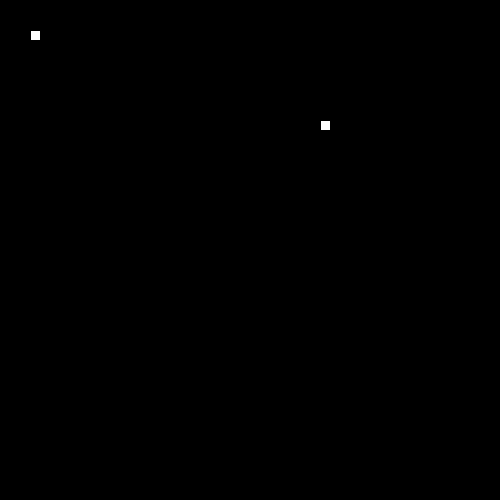
Frame 1 (no input)
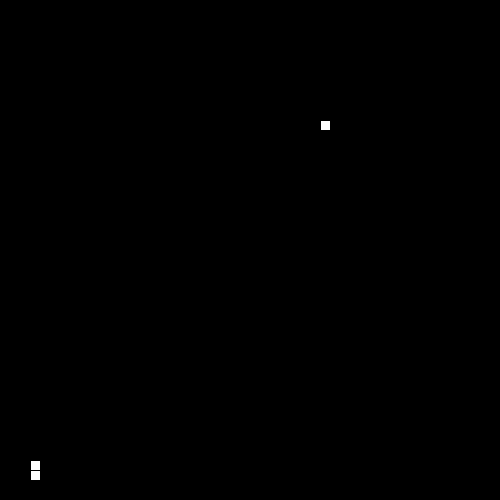
Frame 60 (the mouse pressed at the canvas centre just before this capture)
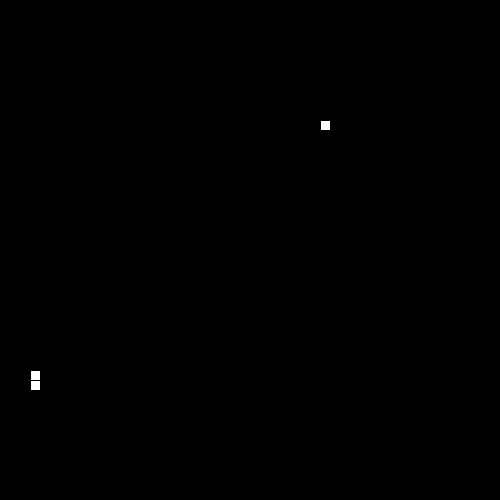
Frame 120 (the mouse held since frame 60 and released just before this capture)

The Processing sketch that drew these frames (run headless with seeded random() and noise(); from frame 60 on, the mouse is pressed at the canvas centre):

// Processing sketch: SnakeRecipe
// ── SnakeRecipe.pde

// 1. Follow the recipe instructions inside the Segment class.

// The Segment class will be used to represent each part of the moving snake.

class Segment {

  //2. Create x and y member variables to hold the location of each segment.
int x;
int y;
  // 3. Add a constructor with parameters to initialize each variable.
Segment(int x, int y){
  this.x = x;
  this.y = y;
}
void setX(int x){
  this.x = x;
}

void setY(int y){
 this.y = y; 
}

int getX(){
  return x;
}
int getY(){
  return y;
}

  // 4. Add getter and setter methods for both the x and y member variables.
}
// 5. Create (but do not initialize) a Segment variable to hold the head of the Snake
Segment head;

// 6. Create and initialize a String to hold the direction of your snake e.g. "up"
String dir = "up";


// 7. Create and initialize a variable to hold how many pieces of food the snake has eaten.
// give it a value of 1 to start.
int food = 1;


// 8. Create and initialize foodX and foodY variables to hold the location of the food.
int foodX = ((int)random(50)*10);
int foodY = ((int)random(50)*10);

// (Hint: use the random method to set both the x and y to random locations within the screen size (500 by 500).)

//int foodX = ((int)random(50)*10);



void setup() {

  // 9. Set the size of your sketch (500 by 500).

  size(500, 500);


  // 10. initialize your head to a new segment.
head = new Segment(30, 30);

  // 11. Use the frameRate(int rate) method to set the rate to 20.
   frameRate(20);
}


void draw() {

  background(0);


  //12. Call the manageTail, drawFood, drawSnake, move, and collision methods.
  manageTail();
  drawFood();
  drawSnake();
  move();
  collision();
}


// 13. Complete the drawFood method below. (Hint: each piece of food should be a 10 by 10 rectangle).

void drawFood() {
  rect(foodX,foodY,10,10);
  
}


//14. Draw the snake head (use a 10 by 10 rectangle)

void drawSnake() {
  rect(head.getX(),head.getY(),10,10);

  //test your code
}


// 15. Complete the move method below.

void move() {
  // 16. Using a switch statement, make your snake head move by 10 pixels in the correct direction.
  //This is an incomplete switch statement:
  
  switch(dir) {
  case "up":
    head.y = head.y - 10;
    break;
  case "down":
    head.y = head.y + 10;
    break;
  case "left":
   head.x = head.x - 10;
    break;
  case "right":
    head.x = head.x + 10; 
    break;
  }
  


  // 17. Call the checkBoundaries method to make sure the snake head doesn't go off the screen.
  checkBoundaries();
}


// 18. Complete the keyPressed method below. Use if statements to set your direction variable depending on what key is pressed.

void keyPressed() {
  if(keyCode == UP && dir != "down"){
    dir = "up";
  }
  else if(keyCode == RIGHT && dir != "left"){
   dir = "right"; 
  }
  else if(keyCode == DOWN && dir != "up"){
   dir = "down"; 
  }
  else{
   dir = "left"; 
  }
    
  }
  

// 19. check if your head is out of bounds (teleport your snake head to the other side).

void checkBoundaries() {
 if(head.getY() < 0){
   head.y = 500;
 }
 else if(head.getY() == 500){
  head.y = 0; 
 }
 else if(head.getX() < 0){
  head.x = 500; 
 }
 else if(head.getX() == 500){
  head.x = 0;
 }
 



//20. Make sure that the key for your current direction’s opposite doesn’t work(i.e. If you’re going up, down key shouldn’t work)
}

// 21. Complete the missing parts of the collision method below.

void collision() {

  // If the segment is colliding with a piece of food...
     // Increase the amount of food eaten and set foodX and foodY to new random locations.
     if(head.x == foodX && head.y == foodY){
       food += 1;
        foodX = ((int)random(50)*10);
        foodY = ((int)random(50)*10); 
     }
}



/**
 
 ** Part 2: making the tail (the rest of the snake)
 
 **/

//  1. Create and initialize an ArrayList of Segments. (This will be your snake tail!)
ArrayList<Segment> tail = new ArrayList<Segment>();

// 2. Complete the missing parts of the manageTail method below and call it in the draw method.

void manageTail() {

  //Call the drawTail and checkTailCollision methods.
drawTail();
checkTailCollision();
  // Add a new Segment to your ArrayList that has the same X and Y as the head of your snake.
 tail.add(new Segment(head.x, head.y));

  // To keep your tail the right length:
  // while the tail size is greater than the number of food pieces eaten, remove the first Segment in your tail.
while(tail.size()>food){
 tail.remove(0);
}
}

void drawTail() {
    // Draw a 10 by 10 rectangle for each Segment in your snake ArrayList.
 for(Segment t : tail){
  rect(t.x, t.y, 10, 10);
 }
}


// 3. Complete the missing parts of the bodyCollision method below.

void checkTailCollision() {

  // If your head has the same location as one of your segments...
  for(Segment t : tail){
  if(head.x == t.x && head.y == t.y){
    food = 0;
  }
  }
  // reset your food variable

  //Call this method at the beginning of your manageTail method.
}
